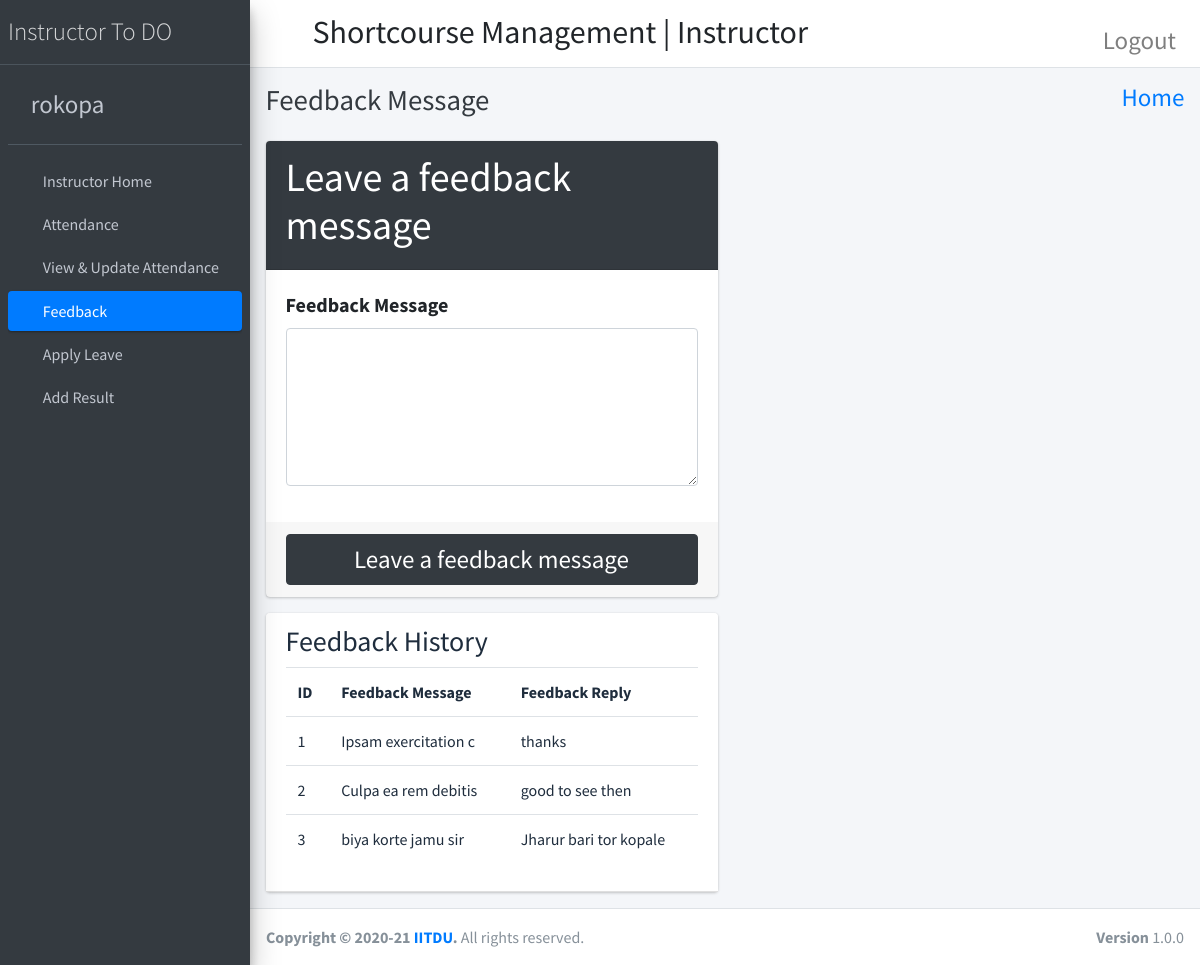
Screenshot of /instructor_feedback/ (signed in) with the database file from the repository.
### shortcourse_app/models.py (models this page shows)
class CustomUser(AbstractUser):
    user_type_data = ((1, 'Admin'), (2, 'Instructor'), (3, 'Students'))
    user_type = models.CharField(default=1, choices=user_type_data, max_length=20)

class FeedBackInstructors(models.Model):
    id = models.AutoField(primary_key=True)
    instructor_id = models.ForeignKey(Instructors, on_delete=models.CASCADE)
    feedback = models.TextField()
    feedback_reply = models.TextField()
    created_at = models.DateTimeField(auto_now_add=True)
    updated_at = models.DateTimeField(auto_now_add=True)
    objects = models.Manager()

### shortcourse_app/instructor_view.py (the view)
# urls.py: path('instructor_feedback/', instructor_view.instructor_feedback, name='instructor_feedback'),
def instructor_feedback(request):
    instructor_obj = Instructors.objects.get(admin=request.user.id)
    feedback_data = FeedBackInstructors.objects.filter(instructor_id=instructor_obj)
    context = {
        'feedback_data': feedback_data,
    }
    return render(request, 'instructor_template/feedback.html', context)

### templates/instructor_template/feedback.html (shortened to what this page needs)
{% extends 'instructor_template/instructor_home.html' %}
{% block page_title %}
    Feedback Message
{% endblock page_title %}
{% block main_content %}
    <section class="content">
      <div class="container-fluid">
        <div class="row">
              <div class="col-md-6">
                    <div class="card card-dark">
                        <div class="card-header">
                            <h1>Leave a feedback message</h1>
                        </div>
                      <form action="{% url 'instructor_feedback_save' %}" method="post">
                        <div class="card-body">
                            <div class="form-group">
                                <label style="font-size: 20px">Feedback Message</label>
                                <textarea class="form-control" rows="6" name="feedback_msg"></textarea>
                            </div>
                        </div>
                        <div class="card-footer">
                          <button type="submit" class="btn btn-dark btn-block" style="font-size: 25px" id="fetch_student">Leave a feedback message</button>
                        </div>
                      </form>
                    </div>
                    <div class="card card-white">
                        <div class="card-header">
                        <div class="table">
                            <h3>Feedback History</h3>
                            <table class="table">
                                <tr>
                                    <th>ID</th>
                                    <th>Feedback Message</th>
                                    <th>Feedback Reply</th>
                                </tr>
                                {% for row in feedback_data %}
                                    <tr>
                                        <td>{{ row.id }}</td>
                                        <td>{{ row.feedback }}</td>
                                        <td>{{ row.feedback_reply }}</td>
                                    </tr>
                                {% endfor %}
                            </table>
                        </div>
                        </div>
                    </div>
              </div>
        </div>
      </div>
    </section>
{% endblock main_content %}

### templates/instructor_template/sidebar_template.html (shortened to what this page needs)
{% load static %}
<aside class="main-sidebar sidebar-dark-primary elevation-4">
    <a href="" class="brand-link">
      <span class="brand-text font-weight-light" style="font-size: 25px">Instructor To DO</span>
    </a>
    <div class="sidebar">
      <div class="user-panel mt-3 pb-3 mb-3 d-flex">
        <div class="image">
        </div>
        <div class="info">
          <a href="{% url 'instructor_profile' %}" class="d-block" style="font-size: 25px">{{ user.username }}</a>
        </div>
      </div>
      <nav class="mt-2">
        <ul class="nav nav-pills nav-sidebar flex-column" data-widget="treeview" role="menu" data-accordion="false">
          <li class="nav-item">
              {% url 'instructor_home' as instructor_home %}
            <a href='{{ instructor_home }}' class="nav-link {% if request.path ==  instructor_home %}active{% endif %}">
              <i class='fas fa-list-ul' style='font-size:20px; color: red'>  </i>
              <p>
                Instructor Home
              </p>
            </a>
          </li>
            <li class="nav-item">
              {% url 'attendance' as attendance %}
                <a href='{{ attendance }}' class="nav-link {% if request.path ==  attendance %}active{% endif %}">
                <i class='fas fa-list-ul' style='font-size:20px; color: red'>  </i>
                <p>
                 Attendance
                </p>
                </a>
          </li>
            <li class="nav-item">
              {% url 'update_attendance' as update_attendance %}
                <a href='{{ update_attendance }}' class="nav-link {% if request.path ==  update_attendance %}active{% endif %}">
                <i class='fas fa-list-ul' style='font-size:20px; color: red'>  </i>
                <p> View & Update Attendance </p>
                </a>
            </li>
            <li class="nav-item">
              {% url 'instructor_feedback' as instructor_feedback %}
                <a href='{{ instructor_feedback }}' class="nav-link {% if request.path ==  instructor_feedback %}active{% endif %}">
                <i class='fas fa-list-ul' style='font-size:20px; color: red'>  </i>
                <p> Feedback </p>
                </a>
            </li>
            <li class="nav-item">
              {% url 'instructor_apply_leave' as instructor_apply_leave %}
                <a href='{{ instructor_apply_leave }}' class="nav-link {% if request.path ==  instructor_apply_leave %}active{% endif %}">
                <i class='fas fa-list-ul' style='font-size:20px; color: red'>  </i>
                <p> Apply Leave </p>
                </a>
            </li>
            <li class="nav-item">
            {% url 'instructor_add_result' as instructor_add_result %}
            <a href="{{ instructor_add_result }}" class="nav-link {% if request.path == instructor_add_result %} active {% endif %}">
              <i class='fas fa-list-ul' style='font-size:20px; color: red'>  </i>
              <p>
                Add Result
              </p>
            </a>
          </li>
        </ul>
      </nav>
    </div>
  </aside>

### rows the page displays
CustomUser: username "rokopa"
FeedBackInstructors: id "1", feedback "Ipsam exercitation c", feedback_reply "thanks"
FeedBackInstructors: id "2", feedback "Culpa ea rem debitis", feedback_reply "good to see then"
FeedBackInstructors: id "3", feedback "biya korte jamu sir", feedback_reply "Jharur bari tor kopale"
